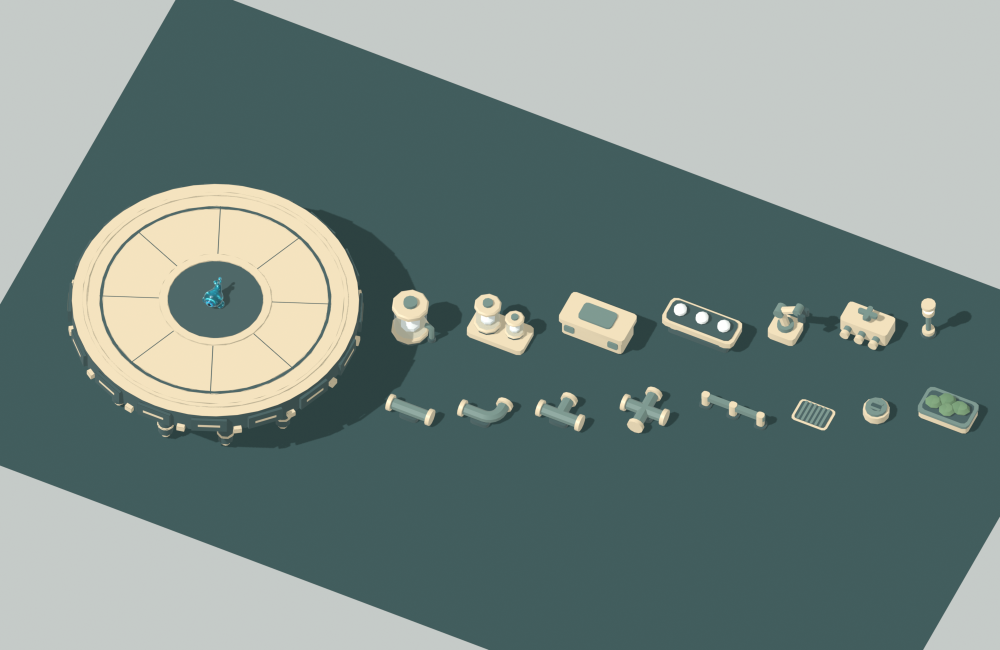
#> input picture assets/props/lab31a/render-x1.png, 2000 x 1300 px (shown at 1/2 size)
$ python -i compose_lab_props.py   (imports and definitions only)
#> lines starting #> are read from the running program, lines starting #| are printed output that depends on the picture; after the words box and inside, x2 and y2 are one past the last pixel; in counts of white or black regions, pixels touching at a corner belong together
"""SHEET-lab-props-31A.png: the director's LINEUP.png | Blender render at the locked metres | the same props x2.05.
Run: python compose_lab_props.py <LINEUP.png> <render-x1.png> <render-x2.05.png> <props.txt> <out.png>"""
import sys
from PIL import Image, ImageDraw, ImageFont

# [1 line that did not run here, left out]


def font(n):
    for f in ("arialbd.ttf", "arial.ttf", "DejaVuSans.ttf"):
        try:
            return ImageFont.truetype(f, n)
        except OSError:
            pass
    return ImageFont.load_default()


def crop(p):
#> called with p = '../../assets/props/lab31a/render-x1.png'
    im = Image.open(p).convert("RGB")
    g = im.convert("L").point(lambda v: 255 if v > 150 else 0)   # ivory parts; the floor cue and background stay below
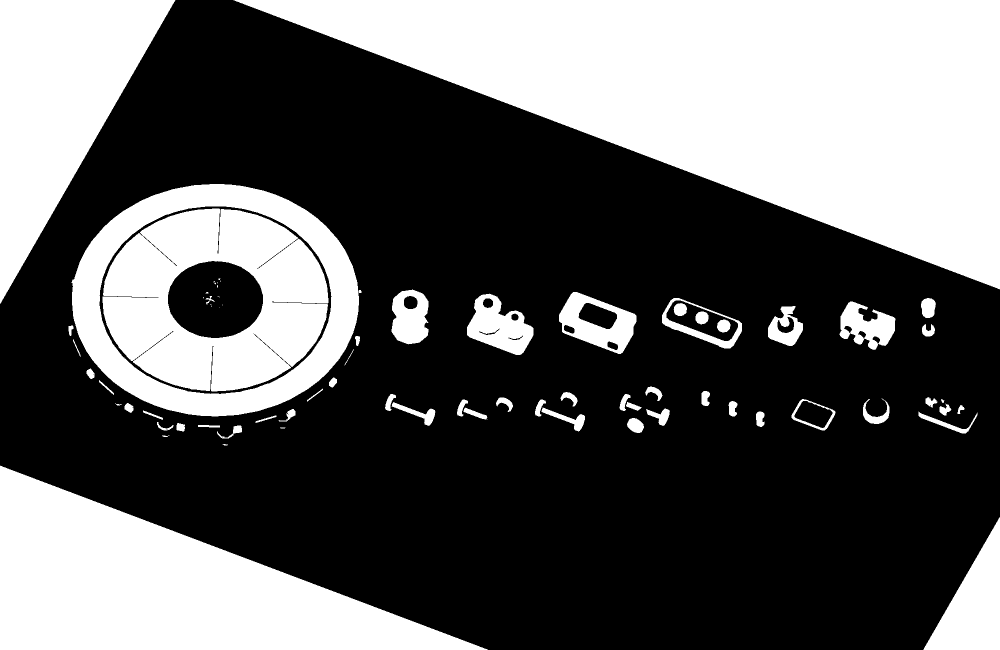
#> g: PIL image 2000x1300 L (shown at 1/2 size); 37.9% white; 79 white regions (16 under 20 px), largest, box (x1, y1, x2, y2) and area: (467, 0, 2000, 579) 444066, (0, 931, 976, 1300) 180318, (0, 0, 351, 608) 106840
    x0, y0, x1, y1 = g.getbbox()
#> x0 = 0; y0 = 0; x1 = 2000; y1 = 1300
    m = 70
    return im.crop((max(0, x0 - m), max(0, y0 - m), min(im.width, x1 + m), min(im.height, y1 + m)))


H = 1100
# [3 lines not run here, left out]
# [1 line that did not run here, left out]
# [1 line not run here, left out]
PAD, TOP = 30, 120
# [1 line that did not run here, left out]
# [1 line that did not run here, left out]
# [1 line that did not run here, left out]
# [4 lines not run here, left out]
x, y = PAD, TOP
# [1 line that did not run here, left out]
# [2 lines not run here, left out]
# [1 line that did not run here, left out]
# [10 lines not run here, left out]

>>> result = crop('../../assets/props/lab31a/render-x1.png')

$ run again, on assets/props/lab31a/SHEET-lab-props-31A.png
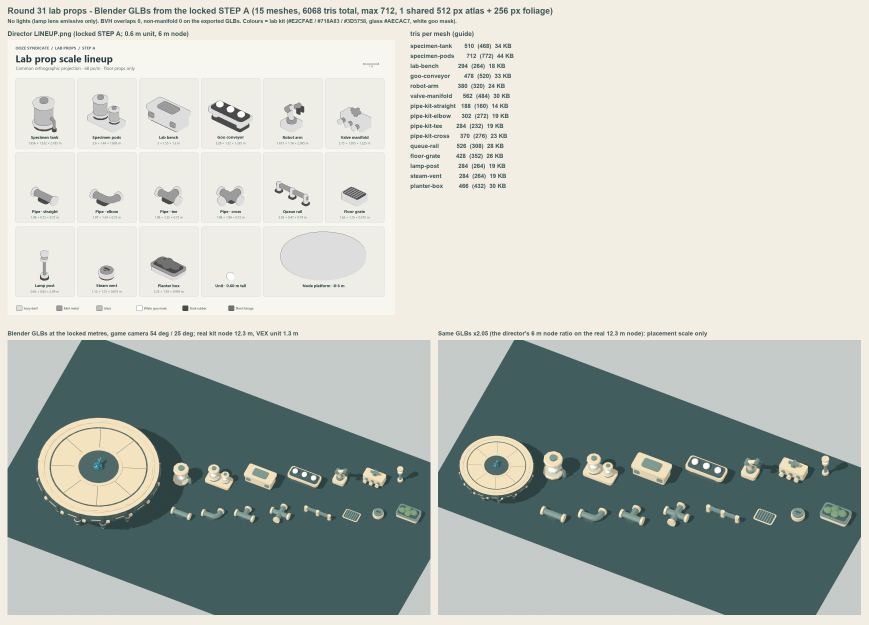
#> input picture assets/props/lab31a/SHEET-lab-props-31A.png, 3474 x 2500 px (shown at 1/4 size)
#> in crop, im is the input picture: PIL image 3474x2500 RGB; mean R, G, B 187.3, 193.1, 186.7
#> in crop, `g = im.convert("L").point(lambda v: 255 if v > 150 else 0)`:
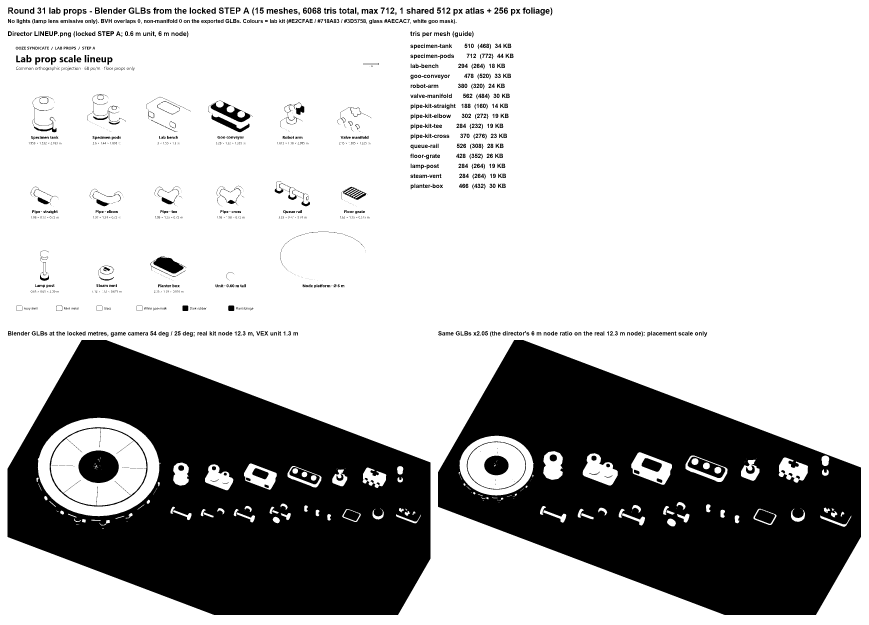
#> g: PIL image 3474x2500 L (shown at 1/4 size); 73% white; 1976 black regions (784 under 20 px), largest, box (x1, y1, x2, y2) and area: (30, 1360, 1722, 2460) 1125177, (1752, 1360, 3444, 2460) 1032565, (314, 1802, 475, 1932) 16322
#> x0 = 0; x1 = 3474; y1 = 2500

$ run again, on assets/props/lab31a/lab-surfaces.png
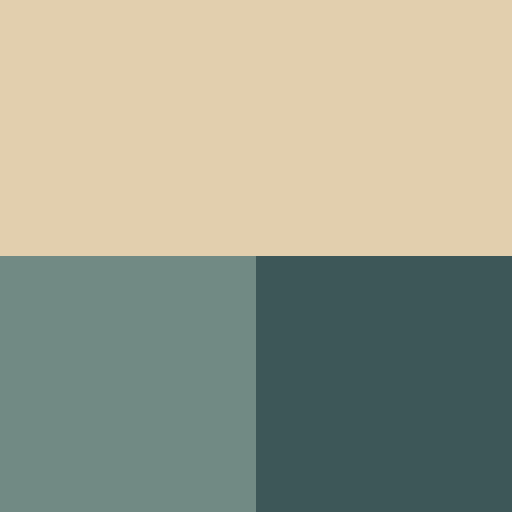
#> input picture assets/props/lab31a/lab-surfaces.png, 512 x 512 px
#> in crop, im is the input picture: PIL image 512x512 RGB; mean R, G, B 156.5, 159.8, 141.8
#> in crop, `g = im.convert("L").point(lambda v: 255 if v > 150 else 0)`:
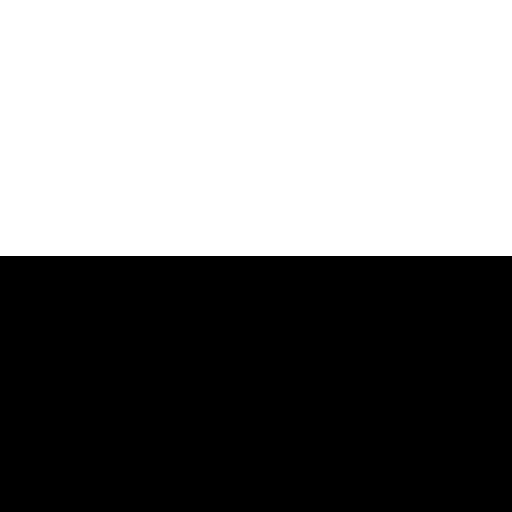
#> g: PIL image 512x512 L; 50% white; 1 white region, box (x1, y1, x2, y2) and area: (0, 0, 512, 256) 131072
#> x0 = 0; x1 = 512; y1 = 256
#> in crop, `return im.crop((max(0, x0 - m), max(0, y0 - m), min(im.width, x1 + m),..`:
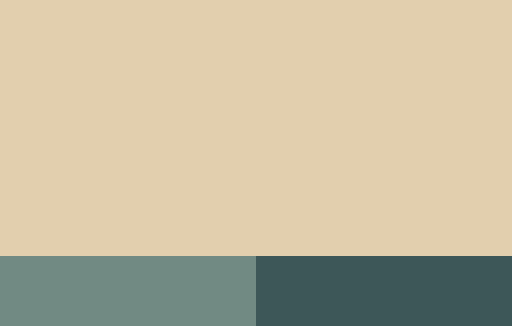
#> returned value: PIL image 512x326 RGB; mean R, G, B 196.2, 186.7, 160.2
